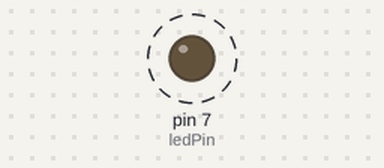
This sketch was run on a simulated Arduino Uno, built for the host (arithmetic inside an expression is 32-bit, double 64-bit). On the bench: output pins drawn as LEDs (lit = HIGH). Dashed ring = blinking. WiFi joins after 1.5 s; servers stay silent unless stated; uploads are accepted with an empty reply; what the sketch prints to the serial monitor is not drawn.

Above: at 3.4 s.
Timing chart, 0 to 5.5 s (numbered marks = the images above):
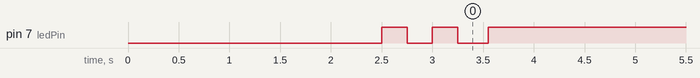

The sketch:

divvy_wall_meter.ino
```cpp
/*
* Divvy Bike Availability Meter
*/

#include <SPI.h>
#include <Ethernet.h>
#include <Servo.h>

byte mac[] = { 0xDE, 0xAD, 0xBE, 0xEF, 0xFE, 0xED };
// Heroku uses name-based server routing, so we need DNS here
char server[] = "shrouded-beach-2183.herokuapp.com";    // name address for Google (using DNS)

// network specific settings
IPAddress ip(172,16,2,200);
IPAddress gateway(172,16,2,1);
IPAddress subnet(255, 255, 255, 0);

//Pin for LED
int ledPin = 7;
int servoPin = 2;
int updateDelay = 60000;

Servo servoMeter;

EthernetClient client;

void setup()
{
    Serial.begin(9600);

    if (Ethernet.begin(mac) == 0) {
        Serial.println("Failed to configure Ethernet using DHCP");
        Ethernet.begin(mac, ip);
      }
      // give the Ethernet shield a second to initialize:
      delay(1000);
      Serial.println("connecting...");

      pinMode(ledPin, OUTPUT);
      digitalWrite(ledPin, HIGH);   // turn the LED on (HIGH is the voltage level)

}

void loop()
{
  ledblink();
  int dial_angle;
  int start_saving;
  String clientMsg ="";
  char c;
  int index=0;
  int bikes_num;
  int total_bikes;
  int old_bikes = 0;

  while(true) {

      if (client.connect(server, 80)) {

        // if you get a connection, report back via serial:
        Serial.println("connected");
        // Make a HTTP request:
        client.println("GET /stations/31 HTTP/1.1"); //Change this to your desired station id.
        client.println("Host: shrouded-beach-2183.herokuapp.com");
        client.println("Connection: close");
        client.println();

        clientMsg ="";
        start_saving = 0;
        // if there are incoming bytes available
        // from the server, read them and print them:
        if (client) {
          //int start_saving = 0;
          while (client.connected()) {
            if (client.available()) {
              c = client.read();

              //Strip out the headers
              if (c == '{') {
                start_saving =1;
              }

              if(start_saving == 1) {
                clientMsg+=c;//store the recieved chracters in a string
              }
              //if the character is an "end of line" the whole message is recieved
            }
          }
        }

        /* Get total number of available docks */

        int start = clientMsg.indexOf("availableDocks") + 17; //the length of the json key
        int end = start + 2;
        String docks = clientMsg.substring(start, end);
        docks.replace(","," "); //remove trailing comma for single digits
        docks.trim();

        int total_docks = docks.toInt();

        /* Get total number of available bikes */

        start = clientMsg.indexOf("availableBikes") + 17; //the length of the json key
        end = start + 2;
        String bikes = clientMsg.substring(start, end);
        bikes.replace(","," "); //remove trailing comma for single digits
        bikes.trim();

        int total_bikes = bikes.toInt();

        //If there are 'disabled' bikes the total number of slots will be reduced. Can't always count on 23 slots available.
        int availableSlots = total_bikes + total_docks;

        if(total_bikes != old_bikes) {
          servoMeter.attach(2);
          delay(2000);
          servoMeter.write(180 - total_bikes * (180 / availableSlots));
          ledblink();
          delay(2000);
          servoMeter.detach(); // Turn off the servo when we're waiting.
        } else {
          ledflash();
        }

        if(total_docks == 0 || total_bikes == 0) {
          ledsolid();
        }

        old_bikes = total_bikes;

        client.stop();
      } else {
        Serial.println("connection failed");
      }
        delay(updateDelay);
    }
}

/* LED Patterns */

void ledblink() {
  digitalWrite(ledPin, HIGH);   // turn the LED on (HIGH is the voltage level)
  delay(250);               // wait for a second
  digitalWrite(ledPin, LOW);    // turn the LED off by making the voltage LOW
  delay(250);
  digitalWrite(ledPin, HIGH);   // turn the LED on (HIGH is the voltage level)
  delay(250);               // wait for a second
  digitalWrite(ledPin, LOW);    // turn the LED off by making the voltage LOW
}

void ledflash() {
  digitalWrite(ledPin, HIGH);   // turn the LED on (HIGH is the voltage level)
  delay(400);               // wait for a second
  digitalWrite(ledPin, LOW);    // turn the LED off by making the voltage LOW
}

void ledsolid() {
  digitalWrite(ledPin, HIGH);   // turn the LED on (HIGH is the voltage level)
}

void ledoff() {
  digitalWrite(ledPin, LOW);   // turn the LED on (HIGH is the voltage level)
}
```

Measured:
- by itself, pin 7 (ledPin): alternates HIGH for 0.25 s and LOW for 0.28 s, 4 changes in all, then stays HIGH
